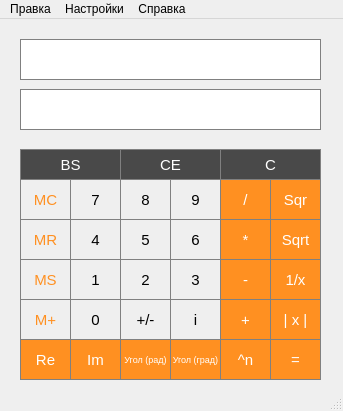
<?xml version="1.0" encoding="UTF-8"?>
<ui version="4.0">
 <class>interface_complex</class>
 <widget class="QMainWindow" name="interface_complex">
  <property name="geometry">
   <rect>
    <x>0</x>
    <y>0</y>
    <width>343</width>
    <height>411</height>
   </rect>
  </property>
  <property name="windowTitle">
   <string>MainWindow</string>
  </property>
  <widget class="QWidget" name="centralwidget">
   <widget class="QPushButton" name="pushButton">
    <property name="geometry">
     <rect>
      <x>20</x>
      <y>160</y>
      <width>51</width>
      <height>41</height>
     </rect>
    </property>
    <property name="font">
     <font>
      <pointsize>11</pointsize>
     </font>
    </property>
    <property name="styleSheet">
     <string notr="true">border:1px solid gray;
color: rgb(255, 144, 33);</string>
    </property>
    <property name="text">
     <string>MC</string>
    </property>
   </widget>
   <widget class="QPushButton" name="pushButton_19">
    <property name="geometry">
     <rect>
      <x>220</x>
      <y>200</y>
      <width>51</width>
      <height>41</height>
     </rect>
    </property>
    <property name="font">
     <font>
      <pointsize>11</pointsize>
     </font>
    </property>
    <property name="styleSheet">
     <string notr="true">border:1px solid gray;
background-color: rgb(255, 144, 33);
color:white;</string>
    </property>
    <property name="text">
     <string>*</string>
    </property>
   </widget>
   <widget class="QPushButton" name="pushButton_3">
    <property name="geometry">
     <rect>
      <x>20</x>
      <y>240</y>
      <width>51</width>
      <height>41</height>
     </rect>
    </property>
    <property name="font">
     <font>
      <pointsize>11</pointsize>
     </font>
    </property>
    <property name="styleSheet">
     <string notr="true">border:1px solid gray;
color: rgb(255, 144, 33);</string>
    </property>
    <property name="text">
     <string>MS</string>
    </property>
   </widget>
   <widget class="QPushButton" name="pushButton_17">
    <property name="geometry">
     <rect>
      <x>220</x>
      <y>160</y>
      <width>51</width>
      <height>41</height>
     </rect>
    </property>
    <property name="font">
     <font>
      <pointsize>11</pointsize>
     </font>
    </property>
    <property name="styleSheet">
     <string notr="true">border:1px solid gray;
background-color: rgb(255, 144, 33);
color:white;</string>
    </property>
    <property name="text">
     <string>/</string>
    </property>
   </widget>
   <widget class="QPushButton" name="pushButton_5">
    <property name="geometry">
     <rect>
      <x>70</x>
      <y>200</y>
      <width>51</width>
      <height>41</height>
     </rect>
    </property>
    <property name="font">
     <font>
      <pointsize>11</pointsize>
     </font>
    </property>
    <property name="styleSheet">
     <string notr="true">border:1px solid gray;</string>
    </property>
    <property name="text">
     <string>4</string>
    </property>
   </widget>
   <widget class="QPushButton" name="pushButton_15">
    <property name="geometry">
     <rect>
      <x>170</x>
      <y>200</y>
      <width>51</width>
      <height>41</height>
     </rect>
    </property>
    <property name="font">
     <font>
      <pointsize>11</pointsize>
     </font>
    </property>
    <property name="styleSheet">
     <string notr="true">border:1px solid gray;</string>
    </property>
    <property name="text">
     <string>6</string>
    </property>
   </widget>
   <widget class="QPushButton" name="pushButton_23">
    <property name="geometry">
     <rect>
      <x>270</x>
      <y>200</y>
      <width>51</width>
      <height>41</height>
     </rect>
    </property>
    <property name="font">
     <font>
      <pointsize>11</pointsize>
     </font>
    </property>
    <property name="styleSheet">
     <string notr="true">border:1px solid gray;
background-color: rgb(255, 144, 33);
color:white;</string>
    </property>
    <property name="text">
     <string>Sqrt</string>
    </property>
   </widget>
   <widget class="QPushButton" name="pushButton_13">
    <property name="geometry">
     <rect>
      <x>170</x>
      <y>160</y>
      <width>51</width>
      <height>41</height>
     </rect>
    </property>
    <property name="font">
     <font>
      <pointsize>11</pointsize>
     </font>
    </property>
    <property name="styleSheet">
     <string notr="true">border:1px solid gray;</string>
    </property>
    <property name="text">
     <string>9</string>
    </property>
   </widget>
   <widget class="QPushButton" name="pushButton_14">
    <property name="geometry">
     <rect>
      <x>170</x>
      <y>280</y>
      <width>51</width>
      <height>41</height>
     </rect>
    </property>
    <property name="font">
     <font>
      <pointsize>11</pointsize>
     </font>
    </property>
    <property name="styleSheet">
     <string notr="true">border:1px solid gray;</string>
    </property>
    <property name="text">
     <string>i</string>
    </property>
   </widget>
   <widget class="QPushButton" name="pushButton_25">
    <property name="geometry">
     <rect>
      <x>120</x>
      <y>130</y>
      <width>101</width>
      <height>31</height>
     </rect>
    </property>
    <property name="font">
     <font>
      <pointsize>11</pointsize>
     </font>
    </property>
    <property name="styleSheet">
     <string notr="true">border:1px solid gray;
color: white;
background-color: rgb(73, 73, 73);</string>
    </property>
    <property name="text">
     <string>CE</string>
    </property>
   </widget>
   <widget class="QPushButton" name="pushButton_10">
    <property name="geometry">
     <rect>
      <x>120</x>
      <y>280</y>
      <width>51</width>
      <height>41</height>
     </rect>
    </property>
    <property name="font">
     <font>
      <pointsize>11</pointsize>
     </font>
    </property>
    <property name="styleSheet">
     <string notr="true">border:1px solid gray;</string>
    </property>
    <property name="text">
     <string>+/-</string>
    </property>
   </widget>
   <widget class="QPushButton" name="pushButton_18">
    <property name="geometry">
     <rect>
      <x>220</x>
      <y>280</y>
      <width>51</width>
      <height>41</height>
     </rect>
    </property>
    <property name="font">
     <font>
      <pointsize>11</pointsize>
     </font>
    </property>
    <property name="styleSheet">
     <string notr="true">border:1px solid gray;
background-color: rgb(255, 144, 33);
color:white;</string>
    </property>
    <property name="text">
     <string>+</string>
    </property>
   </widget>
   <widget class="QPushButton" name="pushButton_20">
    <property name="geometry">
     <rect>
      <x>220</x>
      <y>240</y>
      <width>51</width>
      <height>41</height>
     </rect>
    </property>
    <property name="font">
     <font>
      <pointsize>11</pointsize>
     </font>
    </property>
    <property name="styleSheet">
     <string notr="true">border:1px solid gray;
background-color: rgb(255, 144, 33);
color:white;</string>
    </property>
    <property name="text">
     <string>-</string>
    </property>
   </widget>
   <widget class="QLineEdit" name="lineEdit">
    <property name="geometry">
     <rect>
      <x>20</x>
      <y>70</y>
      <width>301</width>
      <height>41</height>
     </rect>
    </property>
    <property name="styleSheet">
     <string notr="true">border:1px solid gray;</string>
    </property>
    <property name="alignment">
     <set>Qt::AlignLeading|Qt::AlignLeft|Qt::AlignVCenter</set>
    </property>
    <property name="readOnly">
     <bool>true</bool>
    </property>
   </widget>
   <widget class="QPushButton" name="pushButton_12">
    <property name="geometry">
     <rect>
      <x>120</x>
      <y>240</y>
      <width>51</width>
      <height>41</height>
     </rect>
    </property>
    <property name="font">
     <font>
      <pointsize>11</pointsize>
     </font>
    </property>
    <property name="styleSheet">
     <string notr="true">border:1px solid gray;</string>
    </property>
    <property name="text">
     <string>2</string>
    </property>
   </widget>
   <widget class="QPushButton" name="pushButton_21">
    <property name="geometry">
     <rect>
      <x>270</x>
      <y>160</y>
      <width>51</width>
      <height>41</height>
     </rect>
    </property>
    <property name="font">
     <font>
      <pointsize>11</pointsize>
     </font>
    </property>
    <property name="styleSheet">
     <string notr="true">border:1px solid gray;
background-color: rgb(255, 144, 33);
color:white;</string>
    </property>
    <property name="text">
     <string>Sqr</string>
    </property>
   </widget>
   <widget class="QPushButton" name="pushButton_8">
    <property name="geometry">
     <rect>
      <x>70</x>
      <y>280</y>
      <width>51</width>
      <height>41</height>
     </rect>
    </property>
    <property name="font">
     <font>
      <pointsize>11</pointsize>
     </font>
    </property>
    <property name="styleSheet">
     <string notr="true">border:1px solid gray;</string>
    </property>
    <property name="text">
     <string>0</string>
    </property>
   </widget>
   <widget class="QPushButton" name="pushButton_4">
    <property name="geometry">
     <rect>
      <x>20</x>
      <y>280</y>
      <width>51</width>
      <height>41</height>
     </rect>
    </property>
    <property name="font">
     <font>
      <pointsize>11</pointsize>
     </font>
    </property>
    <property name="styleSheet">
     <string notr="true">border:1px solid gray;
color: rgb(255, 144, 33);</string>
    </property>
    <property name="text">
     <string>M+</string>
    </property>
   </widget>
   <widget class="QPushButton" name="pushButton_16">
    <property name="geometry">
     <rect>
      <x>170</x>
      <y>240</y>
      <width>51</width>
      <height>41</height>
     </rect>
    </property>
    <property name="font">
     <font>
      <pointsize>11</pointsize>
     </font>
    </property>
    <property name="styleSheet">
     <string notr="true">border:1px solid gray;</string>
    </property>
    <property name="text">
     <string>3</string>
    </property>
   </widget>
   <widget class="QPushButton" name="pushButton_26">
    <property name="geometry">
     <rect>
      <x>20</x>
      <y>130</y>
      <width>101</width>
      <height>31</height>
     </rect>
    </property>
    <property name="font">
     <font>
      <pointsize>11</pointsize>
     </font>
    </property>
    <property name="styleSheet">
     <string notr="true">border:1px solid gray;
color: white;
background-color: rgb(73, 73, 73);</string>
    </property>
    <property name="text">
     <string>BS</string>
    </property>
   </widget>
   <widget class="QPushButton" name="pushButton_22">
    <property name="geometry">
     <rect>
      <x>270</x>
      <y>320</y>
      <width>51</width>
      <height>41</height>
     </rect>
    </property>
    <property name="font">
     <font>
      <pointsize>11</pointsize>
     </font>
    </property>
    <property name="styleSheet">
     <string notr="true">border:1px solid gray;
background-color: rgb(255, 144, 33);
color:white;</string>
    </property>
    <property name="text">
     <string>=</string>
    </property>
   </widget>
   <widget class="QPushButton" name="pushButton_2">
    <property name="geometry">
     <rect>
      <x>20</x>
      <y>200</y>
      <width>51</width>
      <height>41</height>
     </rect>
    </property>
    <property name="font">
     <font>
      <pointsize>11</pointsize>
     </font>
    </property>
    <property name="styleSheet">
     <string notr="true">border:1px solid gray;
color: rgb(255, 144, 33);</string>
    </property>
    <property name="text">
     <string>MR</string>
    </property>
   </widget>
   <widget class="QPushButton" name="pushButton_11">
    <property name="geometry">
     <rect>
      <x>120</x>
      <y>200</y>
      <width>51</width>
      <height>41</height>
     </rect>
    </property>
    <property name="font">
     <font>
      <pointsize>11</pointsize>
     </font>
    </property>
    <property name="styleSheet">
     <string notr="true">border:1px solid gray;</string>
    </property>
    <property name="text">
     <string>5</string>
    </property>
   </widget>
   <widget class="QPushButton" name="pushButton_6">
    <property name="geometry">
     <rect>
      <x>70</x>
      <y>160</y>
      <width>51</width>
      <height>41</height>
     </rect>
    </property>
    <property name="font">
     <font>
      <pointsize>11</pointsize>
     </font>
    </property>
    <property name="styleSheet">
     <string notr="true">border:1px solid gray;</string>
    </property>
    <property name="text">
     <string>7</string>
    </property>
   </widget>
   <widget class="QPushButton" name="pushButton_9">
    <property name="geometry">
     <rect>
      <x>120</x>
      <y>160</y>
      <width>51</width>
      <height>41</height>
     </rect>
    </property>
    <property name="font">
     <font>
      <pointsize>11</pointsize>
     </font>
    </property>
    <property name="styleSheet">
     <string notr="true">border:1px solid gray;</string>
    </property>
    <property name="text">
     <string>8</string>
    </property>
   </widget>
   <widget class="QPushButton" name="pushButton_24">
    <property name="geometry">
     <rect>
      <x>220</x>
      <y>130</y>
      <width>101</width>
      <height>31</height>
     </rect>
    </property>
    <property name="font">
     <font>
      <pointsize>11</pointsize>
     </font>
    </property>
    <property name="styleSheet">
     <string notr="true">border:1px solid gray;
color: white;
background-color: rgb(73, 73, 73);</string>
    </property>
    <property name="text">
     <string>C</string>
    </property>
   </widget>
   <widget class="QPushButton" name="pushButton_7">
    <property name="geometry">
     <rect>
      <x>70</x>
      <y>240</y>
      <width>51</width>
      <height>41</height>
     </rect>
    </property>
    <property name="font">
     <font>
      <pointsize>11</pointsize>
     </font>
    </property>
    <property name="styleSheet">
     <string notr="true">border:1px solid gray;</string>
    </property>
    <property name="text">
     <string>1</string>
    </property>
   </widget>
   <widget class="QLineEdit" name="lineEdit_2">
    <property name="geometry">
     <rect>
      <x>20</x>
      <y>20</y>
      <width>301</width>
      <height>41</height>
     </rect>
    </property>
    <property name="styleSheet">
     <string notr="true">border:1px solid gray;</string>
    </property>
    <property name="alignment">
     <set>Qt::AlignLeading|Qt::AlignLeft|Qt::AlignVCenter</set>
    </property>
    <property name="readOnly">
     <bool>true</bool>
    </property>
   </widget>
   <widget class="QPushButton" name="pushButton_27">
    <property name="geometry">
     <rect>
      <x>270</x>
      <y>240</y>
      <width>51</width>
      <height>41</height>
     </rect>
    </property>
    <property name="font">
     <font>
      <pointsize>11</pointsize>
     </font>
    </property>
    <property name="styleSheet">
     <string notr="true">border:1px solid gray;
background-color: rgb(255, 144, 33);
color:white;</string>
    </property>
    <property name="text">
     <string>1/x</string>
    </property>
   </widget>
   <widget class="QPushButton" name="pushButton_28">
    <property name="geometry">
     <rect>
      <x>270</x>
      <y>280</y>
      <width>51</width>
      <height>41</height>
     </rect>
    </property>
    <property name="font">
     <font>
      <pointsize>11</pointsize>
     </font>
    </property>
    <property name="styleSheet">
     <string notr="true">border:1px solid gray;
background-color: rgb(255, 144, 33);
color:white;</string>
    </property>
    <property name="text">
     <string>| x |</string>
    </property>
   </widget>
   <widget class="QPushButton" name="pushButton_30">
    <property name="geometry">
     <rect>
      <x>220</x>
      <y>320</y>
      <width>51</width>
      <height>41</height>
     </rect>
    </property>
    <property name="font">
     <font>
      <pointsize>11</pointsize>
     </font>
    </property>
    <property name="styleSheet">
     <string notr="true">border:1px solid gray;
background-color: rgb(255, 144, 33);
color:white;</string>
    </property>
    <property name="text">
     <string>^n</string>
    </property>
   </widget>
   <widget class="QPushButton" name="pushButton_31">
    <property name="geometry">
     <rect>
      <x>170</x>
      <y>320</y>
      <width>51</width>
      <height>41</height>
     </rect>
    </property>
    <property name="font">
     <font>
      <pointsize>7</pointsize>
     </font>
    </property>
    <property name="styleSheet">
     <string notr="true">border:1px solid gray;
background-color: rgb(255, 144, 33);
color:white;</string>
    </property>
    <property name="text">
     <string>Угол (град)</string>
    </property>
   </widget>
   <widget class="QPushButton" name="pushButton_32">
    <property name="geometry">
     <rect>
      <x>20</x>
      <y>320</y>
      <width>51</width>
      <height>41</height>
     </rect>
    </property>
    <property name="font">
     <font>
      <pointsize>11</pointsize>
     </font>
    </property>
    <property name="styleSheet">
     <string notr="true">border:1px solid gray;
background-color: rgb(255, 144, 33);
color:white;</string>
    </property>
    <property name="text">
     <string>Re</string>
    </property>
   </widget>
   <widget class="QPushButton" name="pushButton_35">
    <property name="geometry">
     <rect>
      <x>120</x>
      <y>320</y>
      <width>51</width>
      <height>41</height>
     </rect>
    </property>
    <property name="font">
     <font>
      <pointsize>7</pointsize>
     </font>
    </property>
    <property name="styleSheet">
     <string notr="true">border:1px solid gray;
background-color: rgb(255, 144, 33);
color:white;</string>
    </property>
    <property name="text">
     <string>Угол (рад)</string>
    </property>
   </widget>
   <widget class="QPushButton" name="pushButton_36">
    <property name="geometry">
     <rect>
      <x>70</x>
      <y>320</y>
      <width>51</width>
      <height>41</height>
     </rect>
    </property>
    <property name="font">
     <font>
      <pointsize>11</pointsize>
     </font>
    </property>
    <property name="styleSheet">
     <string notr="true">border:1px solid gray;
background-color: rgb(255, 144, 33);
color:white;</string>
    </property>
    <property name="text">
     <string>Im</string>
    </property>
   </widget>
  </widget>
  <widget class="QMenuBar" name="menubar">
   <property name="geometry">
    <rect>
     <x>0</x>
     <y>0</y>
     <width>343</width>
     <height>17</height>
    </rect>
   </property>
   <widget class="QMenu" name="menu">
    <property name="title">
     <string>Правка</string>
    </property>
   </widget>
   <widget class="QMenu" name="menu_2">
    <property name="title">
     <string>Настройки</string>
    </property>
   </widget>
   <widget class="QMenu" name="menu_3">
    <property name="title">
     <string>Справка</string>
    </property>
   </widget>
   <addaction name="menu"/>
   <addaction name="menu_2"/>
   <addaction name="menu_3"/>
  </widget>
  <widget class="QStatusBar" name="statusbar"/>
 </widget>
 <resources/>
 <connections/>
</ui>
